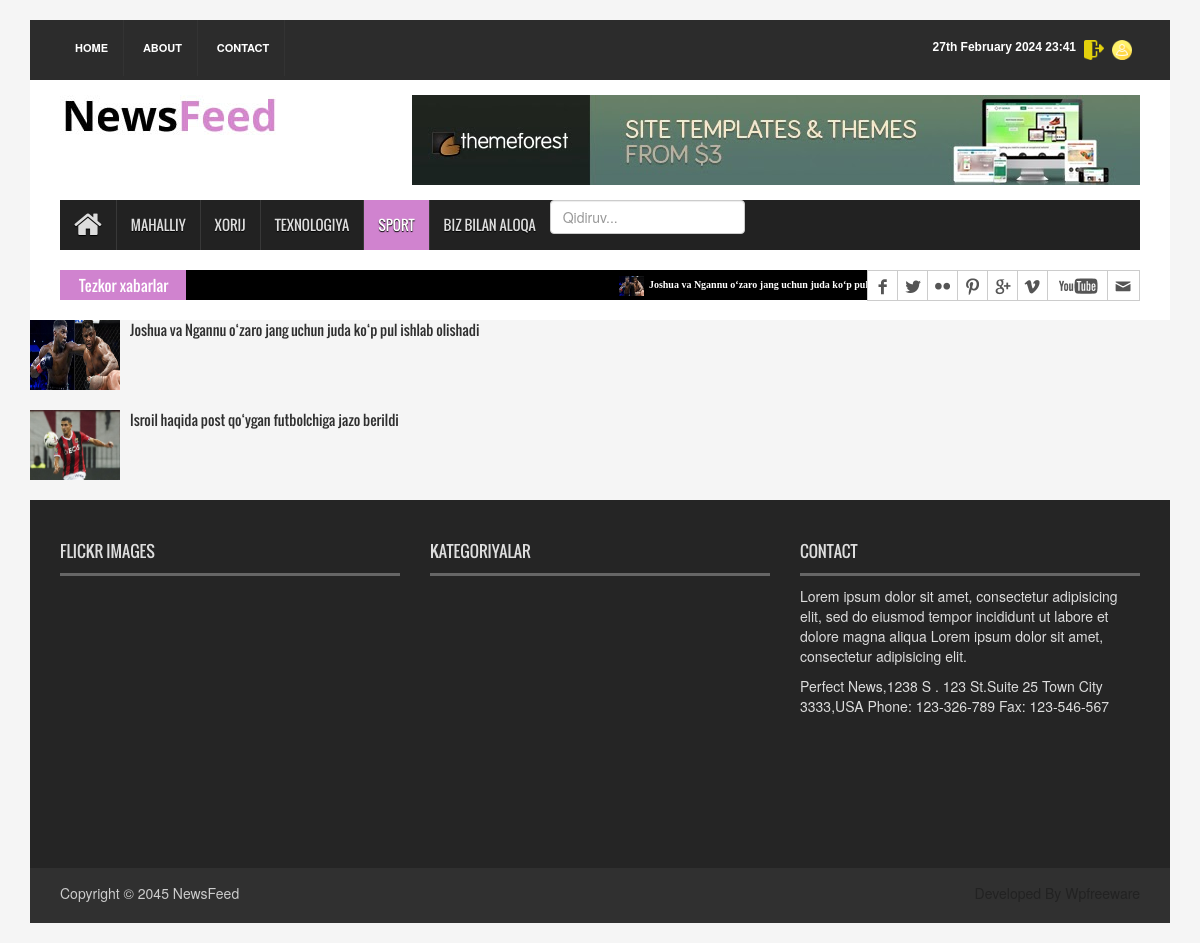
Screenshot of /sport/ (signed in) with the database file from the repository.
### newws_app/models.py (models this page shows, shortened)
class News(models.Model):
    class Status(models.TextChoices):
        Draft = "DF", "Draft"
        Published = "PB", "Published"
    title = models.CharField(max_length=250)
    slug = models.SlugField(max_length=250)
    body = models.TextField()
    image = models.ImageField(upload_to='news/image')
    category = models.ForeignKey(Category,
                                 on_delete=models.CASCADE)
    publish_time = models.DateTimeField(default=timezone.now)
    created_time = models.DateTimeField(auto_now_add=True)
    update_time = models.DateTimeField(auto_now=True)
    status = models.CharField(max_length=2,
                              choices=Status.choices,
                              default=Status.Draft,
                              )
    objects = models.Manager()
    published = PublishedManager()
    class Meta:
        ordering = ["-publish_time"]
    def get_absolute_url(self):
        return reverse("news_detail_page", args=[self.slug])

### newws_app/views.py (the view)
# urls.py: path('sport/', SportNewsViews.as_view(), name='sport_page'),
class SportNewsViews(ListView):
    model = News
    template_name = 'news/sport.html'
    context_object_name = 'sport_news'
    categories = Category.objects.all()
    context = {
        'categories': categories
    }
    def get_queryset(self):
        news = self.model.published.all().filter(category__name='Sport')
        return news

### newws_app/context_processor.py (called while the page is built)
def latest_news(request):
    latest_news=News.published.all().order_by('-publish_time')[0:5]
    context={
        'latest_news':latest_news
    }
    return context

### newws_app/models.py (called while the page is built)
    def get_queryset(self):
        return super().get_queryset().filter(status=News.Status.Published)

### templates/news/sport.html (shortened to what this page needs)
{% extends 'news/base.html' %}
{% load static %}
{%block content%}
    {% for news in sport_news %}
        <div class="container">
            <div class="row">
            <div class="single_post_content_left">
              <ul class="spost_nav">
                <li>
                  <div class="media wow fadeInDown"> <a href="{{news.get_absolute_url}}" class="media-left"> <img alt="" src="{{ news.image.url }}" style="width:100%"> </a>
                    <div class="media-body"> <a href="{{news.get_absolute_url}}" class="catg_title">{{news.title}}</a> </div>
                  </div>
                </li>
              </ul>
            </div>
                </div>
                    </div>
                {%endfor%}
{% endblock content %}

### templates/news/base.html (shortened to what this page needs)
{% load static %}
<body>
<head>
<link rel="stylesheet" type="text/css" href="{% static  'css/bootstrap.min.css' %}">
<link rel="stylesheet" type="text/css" href="{% static 'css/font-awesome.min.css'%}">
<link rel="stylesheet" type="text/css" href="{% static 'css/animate.css'%}">
<link rel="stylesheet" type="text/css" href="{% static 'css/font.css'%}">
<link rel="stylesheet" type="text/css" href="{% static 'css/li-scroller.css'%}">
<link rel="stylesheet" type="text/css" href="{% static 'css/slick.css'%}">
<link rel="stylesheet" type="text/css" href="{% static 'css/jquery.fancybox.css'%}">
<link rel="stylesheet" type="text/css" href="{% static 'css/theme.css'%}/">
<link rel="stylesheet" type="text/css" href="{% static 'css/style.css' %}/">
</head>
<div class="container">
  <header id="header">
    <div class="row">
      <div class="col-lg-12 col-md-12 col-sm-12">
        <div class="header_top">
          <div class="header_top_left">
            <ul class="top_nav">
              <li><a href="{% url 'home_page' %}">Home</a></li>
              <li><a href="{% url 'about_page' %}">About</a></li>
              <li><a href="{% url 'contact_page' %}">Contact</a></li>
            </ul>
          </div>
          <div class="header_top_right">
            {%if request.user.is_authenticated%}
            <p><a href="{% url 'user_profile' %}" ><img src="{% static 'images/user.png'%}" alt="" style="height:20px"></a></p>
            <p><a href="{% url 'logout' %}" style="color:yellow"><img src="{% static 'images/logout.png'%}" alt="" style="height:20px"></a> </p>
            {%else %}
            <p><a href="{% url 'login' %}" style="color:yellow"><img src="{% static 'images/login.png'%}" alt="" ></a> </p>
            {%endif%}
            <p>{% now "jS F Y H:i" %}</p>
          </div>
        </div>
      </div>
      <div class="col-lg-12 col-md-12 col-sm-12">
        <div class="header_bottom">
          <div class="logo_area"><a href="{% url 'home_page' %}" class="logo"><img src="{% static 'images/logo.jpg'%}" alt=""></a></div>
          <div class="add_banner"><a href="#"><img src="{% static 'images/addbanner_728x90_V1.jpg'%}" alt=""></a></div>
        </div>
      </div>
    </div>
  </header>
  <section id="navArea">
    <nav class="navbar navbar-inverse" role="navigation">
      <div id="navbar" class="navbar-collapse collapse">
        <ul class="nav navbar-nav main_nav">
          {% url 'home_page' as url %}
          <li class="{% if request.path == url %}active{% endif %}"><a href="{% url 'home_page' %}"><span class="fa fa-home desktop-home"></span><span class="mobile-show">Home</span></a></li>
          {% url 'local_page' as url %}
          <li class="{% if request.path == url %}active{% endif %}"><a href="{% url 'local_page' %}">Mahalliy</a></li>
          {% url 'world_page' as url %}
          <li class="{% if request.path == url %}active{% endif %}"><a href="{% url 'world_page' %}">Xorij</a></li>
          {% url 'texno_page' as url %}
          <li class="{% if request.path == url %}active{% endif %}" > <a href="{% url 'texno_page' %}">Texnologiya</a></li>
          {% url 'sport_page' as url %}
          <li class="{% if request.path == url %}active{% endif %}" > <a href="{% url 'sport_page' %}">Sport</a></li>
          <li><a href="{% url 'contact_page' %}">Biz bilan aloqa</a></li>
          <li>
            <form method="get" action="{%url 'search_result'%}">
              <input type="search" name="q" placeholder="Qidiruv..." class="form-control">
            </form>
          </li>
        </ul>
      </div>
    </nav>
  </section>
  <section id="newsSection">
    <div class="row">
      <div class="col-lg-12 col-md-12">
        <div class="latest_newsarea"> <span>Tezkor xabarlar</span>
          <ul id="ticker01" class="news_sticker">
            {% for news in latest_news %}
            <li><a href="#"><img src= {{news.image.url}} alt="">{{news.title}}</a></li>
            {% endfor %}
          </ul>
          <div class="social_area">
            <ul class="social_nav">
              <li class="facebook"><a href="#"></a></li>
              <li class="twitter"><a href="#"></a></li>
              <li class="flickr"><a href="#"></a></li>
              <li class="pinterest"><a href="#"></a></li>
              <li class="googleplus"><a href="#"></a></li>
              <li class="vimeo"><a href="#"></a></li>
              <li class="youtube"><a href="#"></a></li>
              <li class="mail"><a href="#"></a></li>
            </ul>
          </div>
        </div>
      </div>
    </div>
  </section>
{% block content %}
{% endblock content %}
<footer id="footer">
    <div class="footer_top">
      <div class="row">
        <div class="col-lg-4 col-md-4 col-sm-4">
          <div class="footer_widget wow fadeInLeftBig">
            <h2>Flickr Images</h2>
          </div>
        </div>
        <div class="col-lg-4 col-md-4 col-sm-4">
          <div class="footer_widget wow fadeInDown">
            <h2>Kategoriyalar</h2>
          </div>
        </div>
        <div class="col-lg-4 col-md-4 col-sm-4">
          <div class="footer_widget wow fadeInRightBig">
            <h2>Contact</h2>
            <p>Lorem ipsum dolor sit amet, consectetur adipisicing elit, sed do eiusmod tempor incididunt ut labore et dolore magna aliqua Lorem ipsum dolor sit amet, consectetur adipisicing elit.</p>
            <address>
            Perfect News,1238 S . 123 St.Suite 25 Town City 3333,USA Phone: 123-326-789 Fax: 123-546-567
            </address>
          </div>
        </div>
      </div>
    </div>
    <div class="footer_bottom">
      <p class="copyright">Copyright &copy; 2045 <a href="{% url 'home_page' %}">NewsFeed</a></p>
      <p class="developer">Developed By Wpfreeware</p>
    </div>
  </footer>
</div>

### static/css/li-scroller.css (style rules this page uses)
ul.newsticker { position:relative; left:750px; font:bold 10px Verdana; list-style-type:none; margin:0; padding:0 }
ul.newsticker li { float:left; margin:0; padding:0 }
ul.newsticker a { white-space:nowrap; padding:0; color:#fff; margin:0 50px 0 0 }
ul.newsticker a > img { height:20px; margin-right:5px; width:25px }

### static/css/theme.css (style rules this page uses)
.navbar-inverse .navbar-nav > .active > a, .navbar-inverse .navbar-nav > .active > a:hover, .navbar-inverse .navbar-nav > .active > a:focus { background-color:#d083cf }
.latest_newsarea span { background:none repeat scroll 0 0 #d083cf }

### rows the page displays
News: image (picture), title "Joshua va Ngannu o‘zaro jang uchun juda ko‘p pul ishlab olishadi"
News: image (picture), title "Isroil haqida post qo‘ygan futbolchiga jazo berildi"
